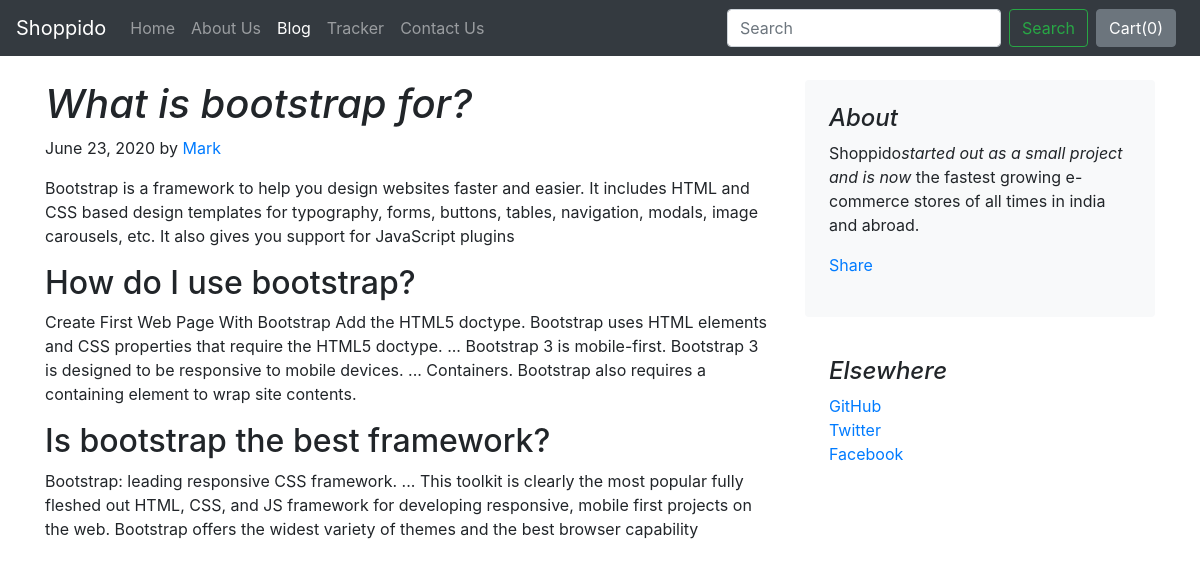
The app's page /blog/blogpost/2 with its own data.
### blog/models.py (models this page shows)
class Blogpost(models.Model):
    post_id = models.AutoField(primary_key=True)
    title = models.CharField(max_length=50)
    head0 = models.CharField(max_length=500, default="")
    chead0 = models.CharField(max_length=5000, default="")
    head1 = models.CharField(max_length=500, default="")
    chead1 = models.CharField(max_length=5000, default="")
    head2 = models.CharField(max_length=500, default="")
    chead2 = models.CharField(max_length=5000, default="")
    pub_date = models.DateField()
    thumbnail = models.ImageField(upload_to='shop/images', default="")
    def __str__(self):
        return self.title

### blog/views.py (the view)
# urls.py: path("blogpost/<int:id>", views.blogpost, name="blogHome")
def blogpost(request, id):
    post = Blogpost.objects.filter(post_id = id)[0]
    print(post)
    return render(request, 'blog/blogpost.html',
                  {'post':post})

### blog/templates/blog/blogpost.html (shortened to what this page needs)
{% extends 'blog/basic.html' %}
{% block body %}
<div class="container">
    <div class="row mt-4">
        <div class="col-md-8 blog-main">
            <h1 class="font-italic">
                {{post.title}}
            </h1>
            <div class="blog-post">
                <p class="blog-post-meta">June 23, 2020 by <a href="#">Mark</a></p>
                <p>{{post.chead0}}</p>
                <h2>{{post.head1}}</h2>
                <p>{{post.chead1}}</p>
                <h2>{{post.head2}}</h2>
                <p>{{post.chead2}}</p>
            </div>
        </div>
        <aside class="col-md-4 blog-sidebar">
            <div class="p-4 mb-3 bg-light rounded">
                <h4 class="font-italic">About</h4>
                <p class="mb-0">Shoppido<em>started out as a small project and is now</em> the fastest growing e-commerce stores of all times in india and abroad.</p>
                <div class="my-3 fb-share-button" data-href="http://127.0.0.1:8000/blog/blogpost/{{post.post_id}}" data-layout="button_count" data-size="large"><a target="_blank" href="https://www.facebook.com/sharer/sharer.php?u=http%3A%2F%2F127.0.0.1%3A8000%2Fblog%2Fblogpost%2F4&src=sdkpreparse" class="fb-xfbml-parse-ignore">Share</a></div>
            </div>
            <div class="p-4">
                <h4 class="font-italic">Elsewhere</h4>
                <ol class="list-unstyled">
                    <li><a href="#">GitHub</a></li>
                    <li><a href="#">Twitter</a></li>
                    <li><a href="#">Facebook</a></li>
                </ol>
            </div>
        </aside>
    </div>
</div>
{% endblock %}

### records on screen
Blogpost: title "What is bootstrap for?", chead0 "Bootstrap is a framework to help you design websites faster and easier. It includes HTML and CSS based design templates for typography, forms, buttons, tables, navigation, modals, image carousels, etc. It also gives you support for JavaScript plugins", head1 "How do I use bootstrap?", chead1 "Create First Web Page With Bootstrap Add the HTML5 doctype. Bootstrap uses HTML elements and CSS properties that require the HTML5 doctype. ... Bootstrap 3 is mobile-first. Bootstrap 3 is designed to be responsive to mobile devices. ... Containers. Bootstrap also requires a containing element to wrap site contents.", head2 "Is bootstrap the best framework?", chead2 "Bootstrap: leading responsive CSS framework. ... This toolkit is clearly the most popular fully fleshed out HTML, CSS, and JS framework for developing responsive, mobile first projects on the web. Bootstrap offers the widest variety of themes and the best browser capability"
